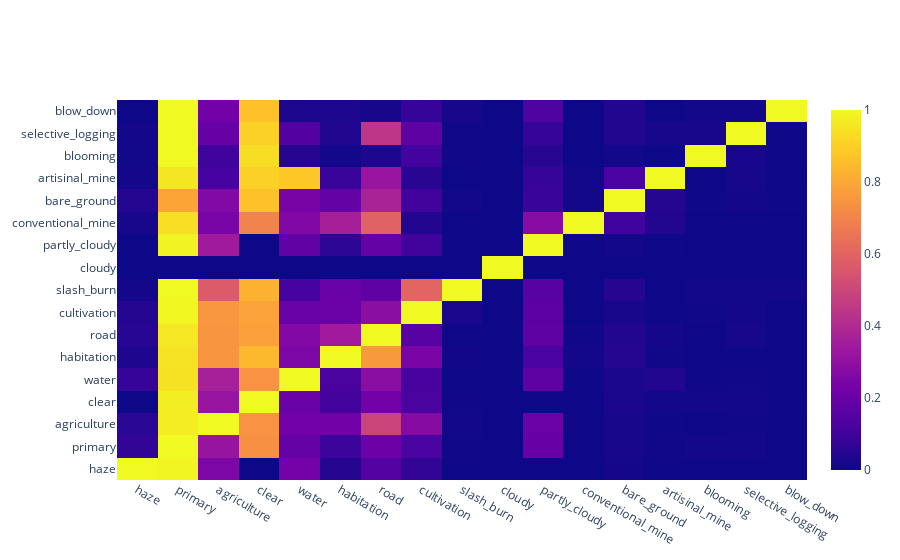

Write notebook code for a chart like this one.
### Code cell
# Heatmap
htmp = np.zeros([len(counts)]*2)
for i, l in enumerate(list(counts.keys())):
    for i2, l2 in enumerate(list(counts.keys())):
        c = 0
        cy = 0
        for row in labels.values:
            if l in row:
                c += 1
                if l2 in row: cy += 1
        htmp[i, i2] = cy / c

data=[go.Heatmap(z=htmp, x=list(counts.keys()), y=list(counts.keys()))]
layout=go.Layout(height=800, width=800, title='Heatmap of training labels')
fig=dict(data=data, layout=layout)
py.iplot(data, filename='train-htmp')

### Figure 1 — Plotly figure (JSON) as saved in the notebook; plotly's stock layout.template omitted (floating-point values rounded to 4 significant figures; data arrays with more than 128 entries replaced by an {"elided": "..."} marker saying what was removed)
{"data": [{"type": "heatmap", "x": ["haze", "primary", "agriculture", "clear", "water", "habitation", "road", "cultivation", "slash_burn", "cloudy", "partly_cloudy", "conventional_mine", "bare_ground", "artisinal_mine", "blooming", "selective_logging", "blow_down"], "y": ["haze", "primary", "agriculture", "clear", "water", "habitation", "road", "cultivation", "slash_burn", "cloudy", "partly_cloudy", "conventional_mine", "bare_ground", "artisinal_mine", "blooming", "selective_logging", "blow_down"], "z": {"elided": "17x17 float values"}}], "layout": {}}
